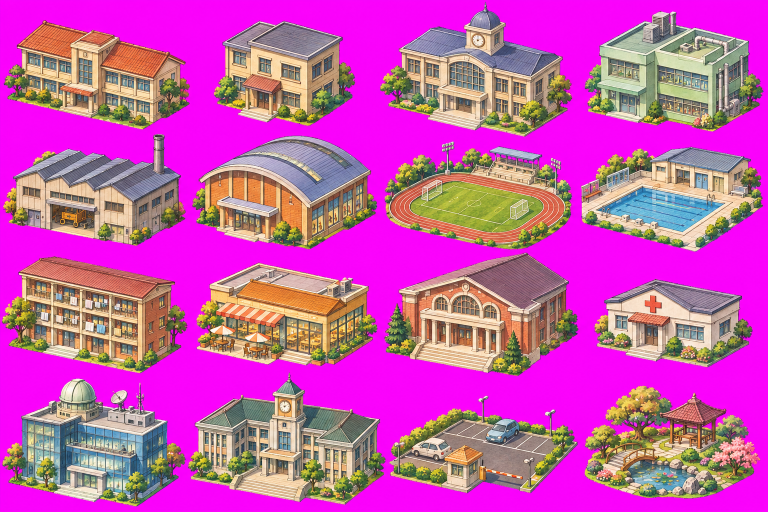
#> input picture assets/source/bld/sheet_lv1_era3.png, 1536 x 1024 px, found by its file name (shown at 1/2 size); its folder holds 2 pictures in this run
$ python cut_buildings.py
#> lines starting #> are read from the running program, lines starting #| are printed output that depends on the picture; after the words box and inside, x2 and y2 are one past the last pixel; in counts of white or black regions, pixels touching at a corner belong together
import json,sys,numpy as np
from PIL import Image
from scipy import ndimage as ndi
import sys
ERA=sys.argv[1] if len(sys.argv)>1 else 'any'
SRC='assets/source/bld/sheet_lv1_era3.png' if ERA=='any' else f'assets/source/bld/sheet_lv1_era{ERA}.png'
SUF='' if ERA=='any' else f'_e{ERA}'
ORDER=[('classroom',3,2),('office',2,2),('library',3,2),('lab',2,2),('workshop',3,2),('gym',3,3),('field',4,3),('pool',3,2),('dorm',3,2),('canteen',3,2),('audit',3,3),('clinic',2,1),('research',3,2),('admin',3,3),('parking',3,2),('landscape',2,2)]
im=Image.open(SRC).convert('RGB');a=np.array(im).astype(float);H,W=a.shape[:2]
#> further down, im is the input picture: PIL image 1536x1024 RGB; mean R, G, B 199.3, 82.3, 174.5
#> after `H, W = a.shape[:2]`: H = 1024; W = 1536
# 洋紅鍵：以「洋紅度」算 alpha，並去溢色
m=np.minimum(a[...,0],a[...,2])-a[...,1]   # 洋紅度
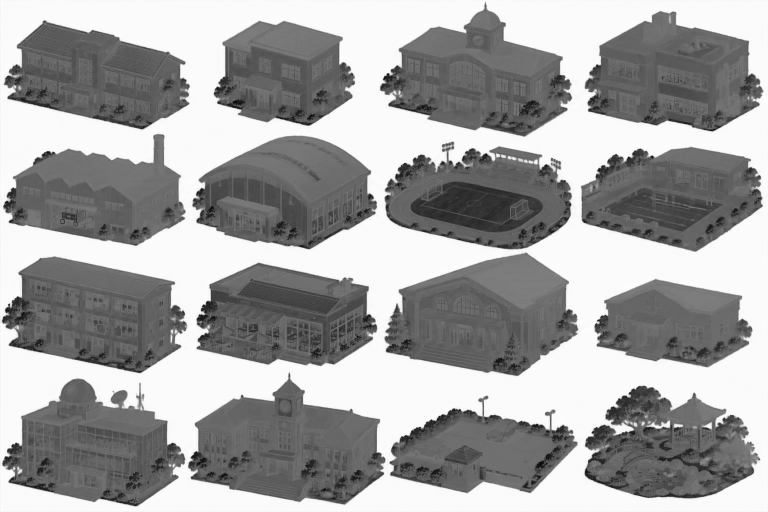
#> m: shape (1024, 1536) float64 (shown at 1/2 size); min -206, max 255, mean 87.9; drawn with min black and max white
alpha=np.clip(1-(m-40)/120,0,1)
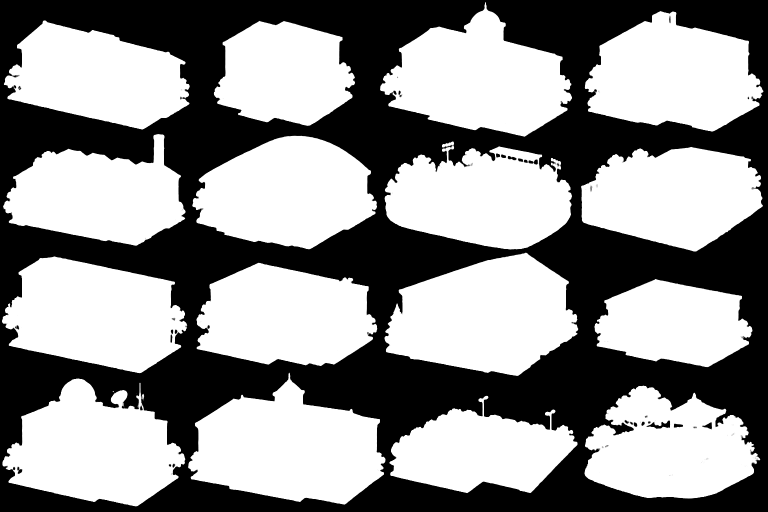
#> alpha: shape (1024, 1536) float64 (shown at 1/2 size); min 0, max 1, mean 0.564
fg=alpha>.5
#> fg: shape (1024, 1536) bool; 56.4% white; 39 black regions (13 under 20 px), largest, box (x1, y1, x2, y2) and area: (0, 0, 1536, 1024) 684306, (1293, 841, 1340, 857) 336, (1405, 845, 1424, 858) 135
fg=ndi.binary_opening(fg,iterations=1)
#> fg: shape (1024, 1536) bool; 56.4% white; 29 black regions (12 under 20 px), largest, box (x1, y1, x2, y2) and area: (0, 0, 1536, 1024) 685027, (1293, 841, 1340, 857) 337, (1405, 845, 1424, 858) 135
lab,n=ndi.label(ndi.binary_dilation(fg,iterations=3))
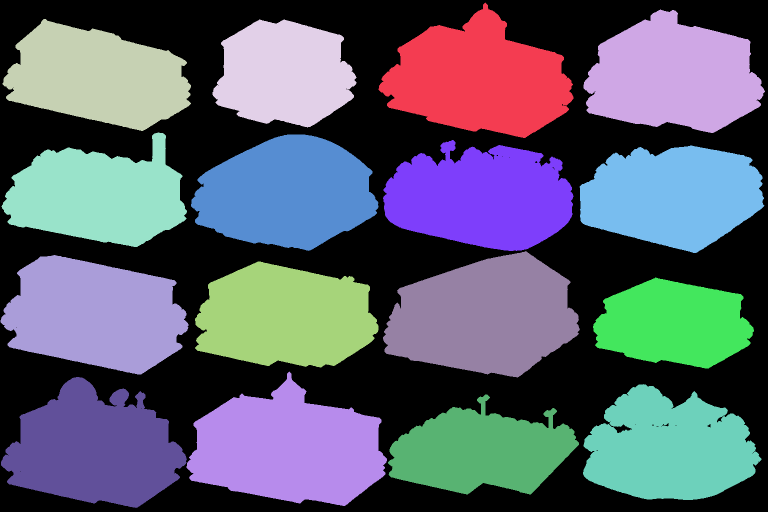
#> lab: shape (1024, 1536) int32 (shown at 1/2 size); 17 distinct labels, from 0 to 16; one colour per label, 0 black
#> n = 16
cw,ch=W/4,H/4
#> cw = 384; ch = 256
#> (the run stopped early here; a loop or call above may not have finished)
